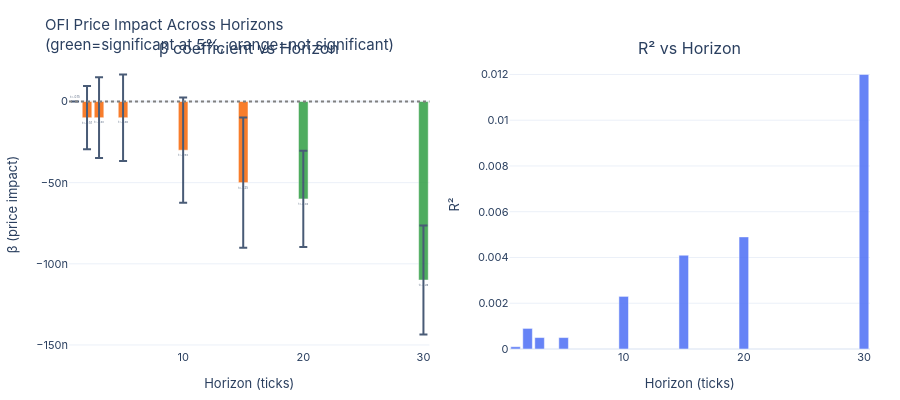

Notebook cell for this chart:
### Code cell
if 'ofi_best' in horizon_results:
    fig = viz_mod.price_impact_horizon_chart(horizon_results['ofi_best'])
    fig.show()
    print('Interpretation:')
    print('  - β at h=1: immediate price impact per unit OFI')
    print('  - β decay: how quickly the signal loses predictive power')
    print('  - If β becomes 0 at large h: impact is temporary (noise)')
    print('  - If β stays positive: impact is permanent (information-driven)')

### Figure 1 — Plotly figure (JSON) as saved in the notebook; plotly's stock layout.template omitted (floating-point values rounded to 4 significant figures)
{"data": [{"error_y": {"array": [0.0, 1.949e-08, 2.488e-08, 2.667e-08, 3.243e-08, 4.013e-08, 2.967e-08, 3.358e-08], "type": "data", "visible": true}, "marker": {"color": ["#F76707", "#F76707", "#F76707", "#F76707", "#F76707", "#F76707", "#2F9E44", "#2F9E44"]}, "name": "Beta", "opacity": 0.85, "text": ["t=-0.15", "t=-0.51", "t=-0.40", "t=-0.38", "t=-0.93", "t=-1.25", "t=-2.02", "t=-3.28"], "textposition": "outside", "type": "bar", "x": [1, 2, 3, 5, 10, 15, 20, 30], "xaxis": "x", "y": [-0.0, -1e-08, -1e-08, -1e-08, -3e-08, -5e-08, -6e-08, -1.1e-07], "yaxis": "y"}, {"marker": {"color": "#4C6EF5"}, "name": "R²", "opacity": 0.85, "type": "bar", "x": [1, 2, 3, 5, 10, 15, 20, 30], "xaxis": "x2", "y": [0.0001, 0.0009, 0.0005, 0.0005, 0.0023, 0.0041, 0.0049, 0.012], "yaxis": "y2"}], "layout": {"annotations": [{"font": {"size": 16}, "showarrow": false, "text": "β coefficient vs Horizon", "x": 0.225, "xanchor": "center", "xref": "paper", "y": 1, "yanchor": "bottom", "yref": "paper"}, {"font": {"size": 16}, "showarrow": false, "text": "R² vs Horizon", "x": 0.775, "xanchor": "center", "xref": "paper", "y": 1, "yanchor": "bottom", "yref": "paper"}], "font": {"family": "Inter, sans-serif", "size": 11}, "height": 400, "margin": {"b": 40, "l": 50, "r": 30, "t": 60}, "shapes": [{"line": {"color": "gray", "dash": "dot"}, "type": "line", "x0": 0, "x1": 1, "xref": "x domain", "y0": 0, "y1": 0, "yref": "y"}], "showlegend": false, "title": {"text": "OFI Price Impact Across Horizons<br>(green=significant at 5%, orange=not significant)"}, "xaxis": {"anchor": "y", "domain": [0, 0.45], "title": {"text": "Horizon (ticks)"}}, "xaxis2": {"anchor": "y2", "domain": [0.55, 1], "title": {"text": "Horizon (ticks)"}}, "yaxis": {"anchor": "x", "domain": [0, 1], "title": {"text": "β (price impact)"}}, "yaxis2": {"anchor": "x2", "domain": [0, 1], "title": {"text": "R²"}}}}
